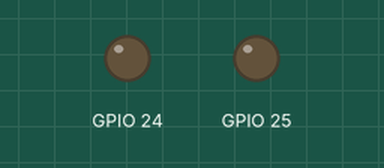
Recording of a program running on a simulated Raspberry Pi (BCM pin numbers). Parts: output pins drawn as LEDs (lit = HIGH).

Above: at 0.5 s.
At 1.5 s:
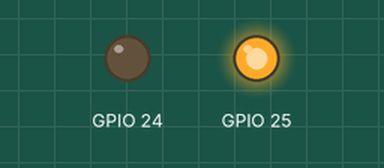
At 4.0 s:
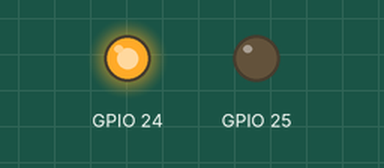
Timing chart, 0 to 6.5 s (numbered marks = the images above):
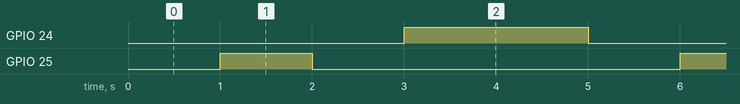

The program:

led.py
```python
import RPi.GPIO as GPIO
import time

GPIO.setwarnings(False)
GPIO.setmode(GPIO.BCM)
GPIO.setup(24, GPIO.OUT)
GPIO.setup(25, GPIO.OUT)
while True:
 GPIO.output(24, False)
 time.sleep(1)
 GPIO.output(25, True)
 time.sleep(1)
 GPIO.output(25, False)
 time.sleep(1)
 GPIO.output(24, True)
 time.sleep(1)
 GPIO.output(25, False)
 time.sleep(1)
 GPIO.output(24, False)


 time. sleep
```

Measured:
- by itself, GPIO 24: alternates HIGH for 2.0 s and LOW for 3.0 s
- by itself, GPIO 25: alternates HIGH for 1.0 s and LOW for 4.0 s
- by itself, everything shown: repeats every 5.0 s, in 4 steps
